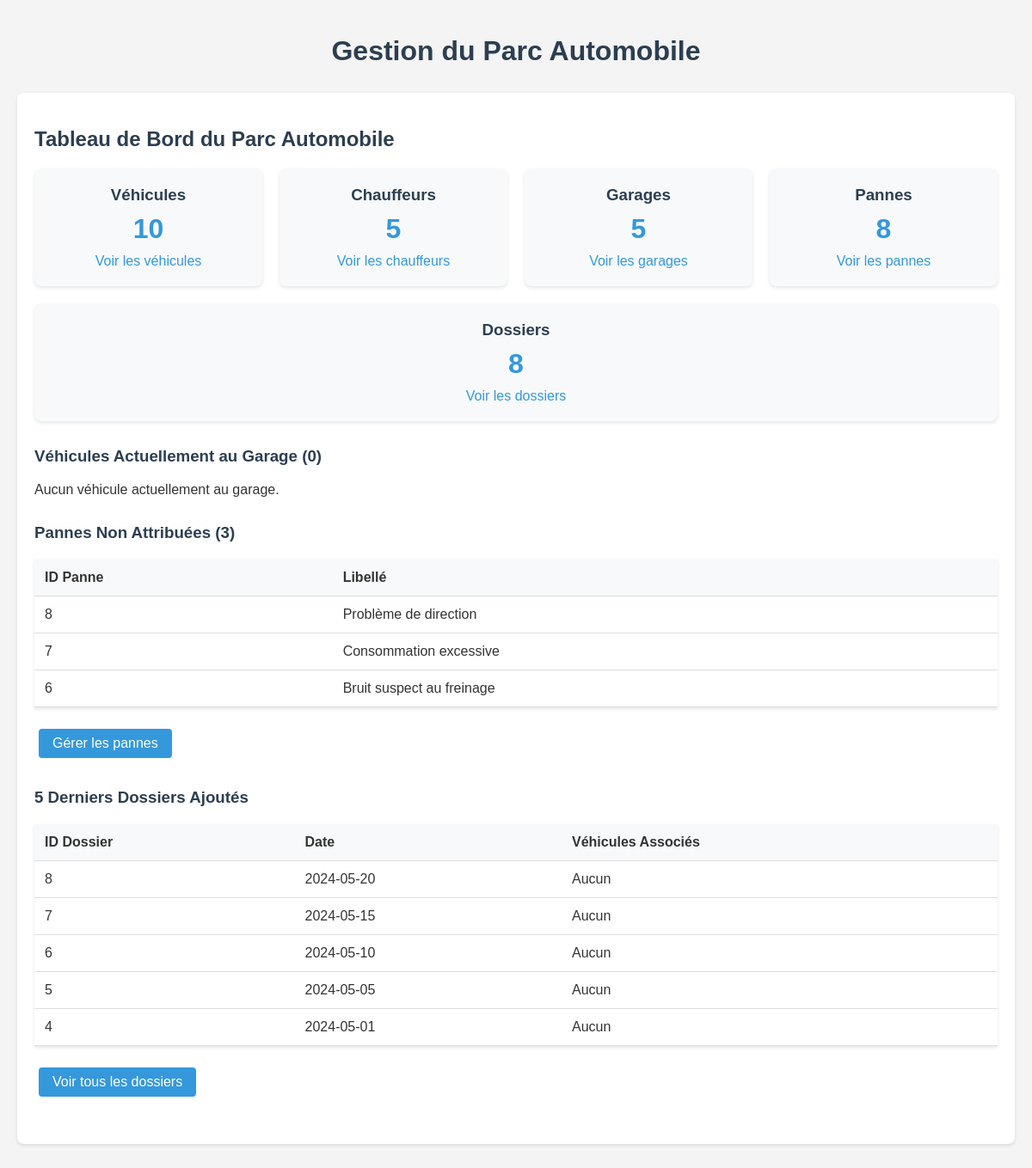
The page / on the database its author committed.
### tables this page shows
CREATE TABLE panne (
    id_panne INT PRIMARY KEY AUTO_INCREMENT,
    libelle VARCHAR(255) NOT NULL,
    id_garage INT,
    FOREIGN KEY (id_garage) REFERENCES garage(id_garage) ON DELETE SET NULL
);

CREATE TABLE dossier (
    id_dossier INT PRIMARY KEY AUTO_INCREMENT,
    date DATE NOT NULL
);

### index.php (the view, shortened to what this page needs)
<?php
include 'db_connect.php';
include 'includes/header.php';
$total_vehicules = $conn->query("SELECT COUNT(id_vehicule) AS total FROM vehicule")->fetch_assoc()['total'];
$total_chauffeurs = $conn->query("SELECT COUNT(id_chauffeur) AS total FROM chauffeur")->fetch_assoc()['total'];
$total_garages = $conn->query("SELECT COUNT(id_garage) AS total FROM garage")->fetch_assoc()['total'];
$total_pannes = $conn->query("SELECT COUNT(id_panne) AS total FROM panne")->fetch_assoc()['total'];
$total_dossiers = $conn->query("SELECT COUNT(id_dossier) AS total FROM dossier")->fetch_assoc()['total'];
$vehicules_au_garage_query = "SELECT
                                v.marque,
                                v.model,
                                g.travaux_entretien AS nom_garage,
                                vge.date_entree
                              FROM
                                vehicule_garage_entree vge
                              JOIN
                                vehicule v ON vge.id_vehicule = v.id_vehicule
                              JOIN
                                garage g ON vge.id_garage = g.id_garage
                              WHERE
                                vge.date_sortie IS NULL
                              ORDER BY
                                vge.date_entree DESC";
$vehicules_au_garage = $conn->query($vehicules_au_garage_query);
$pannes_non_attribuees_query = "SELECT
                                    id_panne,
                                    libelle
                                FROM
                                    panne
                                WHERE
                                    id_garage IS NULL
                                ORDER BY
                                    id_panne DESC";
$pannes_non_attribuees = $conn->query($pannes_non_attribuees_query);
$derniers_dossiers_query = "SELECT
                                d.id_dossier,
                                d.date,
                                GROUP_CONCAT(CONCAT(v.marque, ' ', v.model) SEPARATOR ', ') AS vehicules_associes
                            FROM
                                dossier d
                            LEFT JOIN
                                dossier_vehicule dv ON d.id_dossier = dv.id_dossier
                            LEFT JOIN
                                vehicule v ON dv.id_vehicule = v.id_vehicule
                            GROUP BY
                                d.id_dossier
                            ORDER BY
                                d.date DESC
                            LIMIT 5";
$derniers_dossiers = $conn->query($derniers_dossiers_query);
?>
<div class="dashboard-container">
    <h2>Tableau de Bord du Parc Automobile</h2>
    <div class="stats-cards">
        <div class="card">
            <h3>Véhicules</h3>
            <p class="stat-number"><?php echo $total_vehicules; ?></p>
            <a href="vehicule.php">Voir les véhicules</a>
        </div>
        <div class="card">
            <h3>Chauffeurs</h3>
            <p class="stat-number"><?php echo $total_chauffeurs; ?></p>
            <a href="chauffeur.php">Voir les chauffeurs</a>
        </div>
        <div class="card">
            <h3>Garages</h3>
            <p class="stat-number"><?php echo $total_garages; ?></p>
            <a href="garage.php">Voir les garages</a>
        </div>
        <div class="card">
            <h3>Pannes</h3>
            <p class="stat-number"><?php echo $total_pannes; ?></p>
            <a href="panne.php">Voir les pannes</a>
        </div>
        <div class="card">
            <h3>Dossiers</h3>
            <p class="stat-number"><?php echo $total_dossiers; ?></p>
            <a href="dossier.php">Voir les dossiers</a>
        </div>
    </div>
    <div class="dashboard-section">
        <h3>Véhicules Actuellement au Garage (<?php echo $vehicules_au_garage->num_rows; ?>)</h3>
        <?php if ($vehicules_au_garage->num_rows > 0): ?>
            <table>
                <thead>
                    <tr>
                        <th>Véhicule</th>
                        <th>Garage</th>
                        <th>Date d'entrée</th>
                    </tr>
                </thead>
                <tbody>
                    <?php while($row = $vehicules_au_garage->fetch_assoc()): ?>
                        <tr>
                            <td><?php echo htmlspecialchars($row['marque'] . ' ' . $row['model']); ?></td>
                            <td><?php echo htmlspecialchars($row['nom_garage']); ?></td>
                            <td><?php echo $row['date_entree']; ?></td>
                        </tr>
                    <?php endwhile; ?>
                </tbody>
            </table>
            <p><a href="vehicule_garage.php" class="button" style="background-color: #3498db;">Gérer les entrées/sorties</a></p>
        <?php else: ?>
            <p>Aucun véhicule actuellement au garage.</p>
        <?php endif; ?>
    </div>
    <div class="dashboard-section">
        <h3>Pannes Non Attribuées (<?php echo $pannes_non_attribuees->num_rows; ?>)</h3>
        <?php if ($pannes_non_attribuees->num_rows > 0): ?>
            <table>
                <thead>
                    <tr>
                        <th>ID Panne</th>
                        <th>Libellé</th>
                    </tr>
                </thead>
                <tbody>
                    <?php while($row = $pannes_non_attribuees->fetch_assoc()): ?>
                        <tr>
                            <td><?php echo $row['id_panne']; ?></td>
                            <td><?php echo htmlspecialchars($row['libelle']); ?></td>
                        </tr>
                    <?php endwhile; ?>
                </tbody>
            </table>
            <p><a href="panne.php" class="button" style="background-color: #3498db;">Gérer les pannes</a></p>
        <?php else: ?>
            <p>Aucune panne non attribuée pour le moment.</p>
        <?php endif; ?>
    </div>
    <div class="dashboard-section">
        <h3>5 Derniers Dossiers Ajoutés</h3>
        <?php if ($derniers_dossiers->num_rows > 0): ?>
            <table>
                <thead>
                    <tr>
                        <th>ID Dossier</th>
                        <th>Date</th>
                        <th>Véhicules Associés</th>
                    </tr>
                </thead>
                <tbody>
                    <?php while($row = $derniers_dossiers->fetch_assoc()): ?>
                        <tr>
                            <td><?php echo $row['id_dossier']; ?></td>
                            <td><?php echo $row['date']; ?></td>
                            <td><?php echo htmlspecialchars($row['vehicules_associes'] ?? 'Aucun'); ?></td>
                        </tr>
                    <?php endwhile; ?>
                </tbody>
            </table>
            <p><a href="dossier.php" class="button" style="background-color: #3498db;">Voir tous les dossiers</a></p>
        <?php else: ?>
            <p>Aucun dossier trouvé.</p>
        <?php endif; ?>
    </div>
</div>
<?php
include 'includes/footer.php';
?>

### includes/header.php (shortened to what this page needs)
<!DOCTYPE html>
<html lang="fr">
<head>
</head>
<body>
    <div class="container">
        <h1>Gestion du Parc Automobile</h1>

### includes/footer.php
    </div>
</body>
</html>

### includes/header.php (style rules this page uses)
body { font-family: Arial, sans-serif; margin: 0; padding: 0; background-color: #f4f4f4; color: #333; }
.container { max-width: 1200px; margin: 0 auto; padding: 20px; }
h1, h2, h3 { color: #2c3e50; }
h1 { text-align: center; margin-bottom: 30px; }
.button { display: inline-block; padding: 8px 16px; margin: 5px; background-color: #3498db; color: white; text-decoration: none; border-radius: 4px; border: none; cursor: pointer; }
table { width: 100%; border-collapse: collapse; margin: 20px 0; background-color: white; box-shadow: 0 2px 4px rgba(0,0,0,0.1); }
th, td { padding: 12px; text-align: left; border-bottom: 1px solid #ddd; }
th { background-color: #f8f9fa; font-weight: bold; }
.dashboard-container { background-color: white; padding: 20px; border-radius: 8px; box-shadow: 0 2px 4px rgba(0,0,0,0.1); margin: 20px 0; }
.stats-cards { display: flex; flex-wrap: wrap; gap: 20px; margin: 20px 0; }
.card { flex: 1; min-width: 200px; background-color: #f8f9fa; padding: 20px; border-radius: 8px; text-align: center; box-shadow: 0 2px 4px rgba(0,0,0,0.1); }
.card h3 { margin: 0 0 10px; color: #2c3e50; }
.stat-number { font-size: 2em; font-weight: bold; color: #3498db; margin: 10px 0; }
.card a { color: #3498db; text-decoration: none; }
.dashboard-section { margin: 30px 0; }

### rows shown on the page
panne: id_panne "8", libelle "Problème de direction"
panne: id_panne "7", libelle "Consommation excessive"
panne: id_panne "6", libelle "Bruit suspect au freinage"
dossier: id_dossier "8", date "2024-05-20", vehicules_associes "Aucun"
dossier: id_dossier "7", date "2024-05-15", vehicules_associes "Aucun"
dossier: id_dossier "6", date "2024-05-10", vehicules_associes "Aucun"
dossier: id_dossier "5", date "2024-05-05", vehicules_associes "Aucun"
dossier: id_dossier "4", date "2024-05-01", vehicules_associes "Aucun"

### other values the page prints
$total_vehicules "10"
$total_chauffeurs "5"
$total_garages "5"
$total_pannes "8"
$total_dossiers "8"
$vehicules_au_garage->num_rows "0"
$pannes_non_attribuees->num_rows "3"
